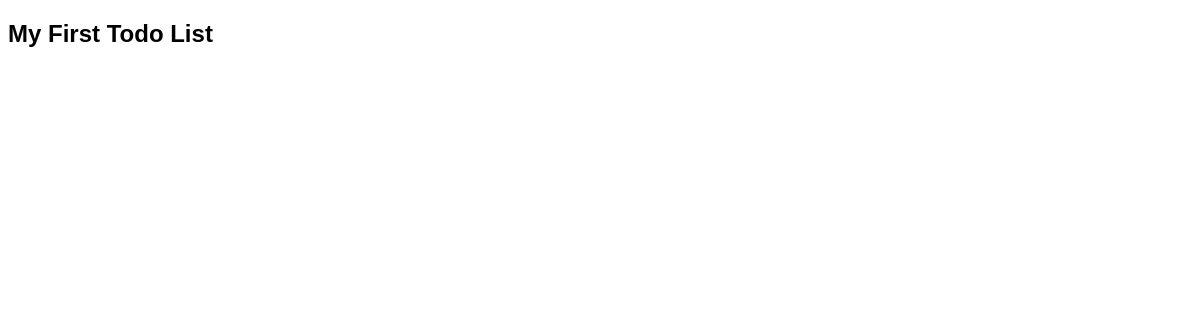
The page /todos/1/ on the database as committed earlier.
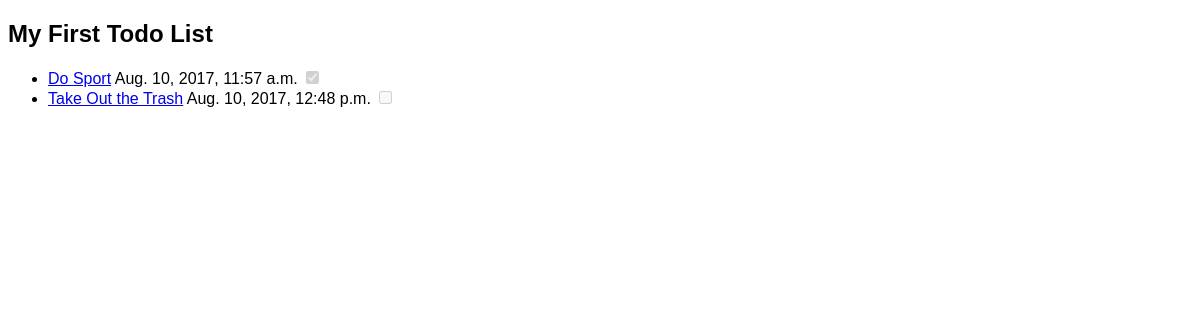
The same page on the database as committed later.
### todos/models.py (models this page shows, shortened)
class Item(models.Model):
    name = models.CharField(max_length=60)
    description = models.TextField(default="")
    created_at = models.DateTimeField(auto_now_add=True)
    completed = models.BooleanField(default=False)
    order = models.IntegerField(default=0)
    todo_list = models.ForeignKey(TodoList)
    class Meta:
        ordering = ["order",]

### todos/views.py (the view)
# urls.py: url(r"^(?P<todo_list_pk>\d+)/$", views.todo_list_detail, name="todo_list_detail"),
def todo_list_detail(request, todo_list_pk):
    todo_list = get_object_or_404(TodoList, pk=todo_list_pk)
    return render(request, "todos/todo_list_detail.html", {"todo_list": todo_list})

### todos/templates/todos/todo_list_detail.html (shortened to what this page needs)
{% extends "layout.html" %}
{% block content %}
    <h2>{{ todo_list.name }}</h2>
    <ul>
        {% for item in todo_list.item_set.all %}
            <li>
                <a href="{% url 'todos:item_detail' todo_list_pk=todo_list.pk item_pk=item.pk %}">{{ item.name }}</a>
                {{ item.created_at }}
                {% if item.completed %}
                    <input type="checkbox" checked="checked" disabled="disabled"/>
                {% else %}
                    <input type="checkbox" disabled="disabled"/>
                {% endif %}
            </li>
        {% endfor %}
    </ul>
{% endblock %}

Rows that differ between the two databases and show on the page:
now on this page (row edited): Item: name "Do Sport", created_at "Aug. 10, 2017, 11:57 a.m."
now on this page (row edited): Item: name "Take Out the Trash", created_at "Aug. 10, 2017, 12:48 p.m."
